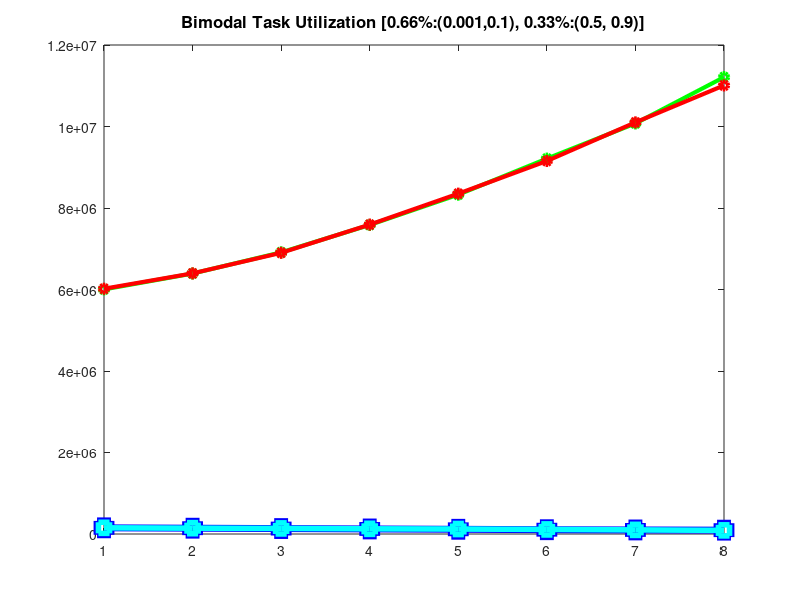

This figure's MATLAB source: (Note: this script raises an error after producing the figure.)
%% sch cnt
clear 
close all
xaxis=[1 2 3 4 5 6 7 8];
lw=[5,4,3,3];
ms=[10,8,6,6];
ls=cellstr(['-sb';'-sc';'-og';'-or';'-or';'-^c';'-oy';'-xb';'-^r']);



                   
sch_cnt = [...
   %credit
[151508, 142353, 133461, 123891, 115735, 105257, 99544, 94364];...
[151680, 143065, 136859, 127058, 121941, 112262, 101202, 89197];...
[151766, 142209, 133384, 124303, 114675, 105869, 99083, 86305];...
[151897, 142835, 133644, 126841, 116761, 106468, 99563, 90765];...
[151343, 142436, 133330, 123883, 119389, 108894, 104340, 96828];...
[151808, 147420, 134659, 130324, 125469, 111435, 99882, 94475];...
[160776, 152505, 134401, 126600, 120640, 113563, 107426, 104170];...
[167177, 159550, 143808, 133698, 128064, 116258, 108921, 103564];...


%rtds
[6002560, 6391661, 6911584, 7583995, 8327326, 9211595, 10074998, 11210519];...
[6018254, 6395775, 6900374, 7592440, 8351798, 9153929, 10101106, 11008285];...
[5989693, 6354827, 6732481, 7492287, 8313473, 9120103, 9974183, 11043504];...
[5981730, 6345268, 6737039, 7469143, 8292508, 9068389, 9922571, 10956101];...
[6006336, 6441675, 6964254, 7630209, 8442024, 9307189, 10268469, 11392482];...
[6002797, 6438100, 7009725, 7606909, 8491249, 9197217, 10249180, 11359918];...
[6037080, 6513049, 7079279, 7695924, 8256126, 8814283, 9457244, 10076104];...
[6042920, 6619181, 7221260, 7898455, 8448470, 9058254, 9646701, 10248966];...
];


dists_title = cellstr(['Bimodal Task Utilization [0.66%:(0.001,0.1), 0.33%:(0.5, 0.9)]';
                       'Heavy Task Utilization (0.5, 0.9)                             ';
                       'Medium Task Utilization (0.1, 0.4)                            ';
                       'Light Task Utilization (0.001, 0.1)                           ']);


file_title = cellstr([ 'bimo-sched-total-count  ';
                       'heavy-sched-total-count ';
                       'medium-sched-total-count';
                       'light-sched-total-count ']);
for i=1:length(dists_title)
	h=figure


	plot(xaxis,sch_cnt(2*i-1,:),ls{1},'LineWidth',lw(1),'MarkerSize',ms(1));
	hold on
    plot(xaxis,sch_cnt(2*i,:),ls{2},'LineWidth',lw(2),'MarkerSize',ms(2));
    hold on
    plot(xaxis,sch_cnt(2*i-1+8,:),ls{3},'LineWidth',lw(3),'MarkerSize',ms(3));
    hold on
    plot(xaxis,sch_cnt(2*i+8,:),ls{4},'LineWidth',lw(4),'MarkerSize',ms(4));

	h_title=title(strtrim(dists_title{i}),'Interpreter', 'none');
	set(h_title,'FontSize',12);

	h_legend=legend('long-period-credit','moderate-period-credit','long-period-rtds','moderate-period-rtds','Location',[0.7, 0.01, 0.1, 01]);

	set(h_legend,'FontSize',15);
	set(gca,'fontsize',15)
	xlabel('Task Set Utilization','FontSize',15)
	ylabel('Scheduling total count','FontSize',15)
	grid on

	%save to pdf
	set(h,'Units','Inches');
	pos = get(h,'Position');
	set(h,'PaperPositionMode','Auto','PaperUnits','Inches','PaperSize',[pos(3), pos(4)])
	print(h,strcat(strtrim(file_title{i}),'-credit-vc-rtds'),'-dpdf','-r0')
end


%% sch total time
clear 
close all
xaxis=[1 2 3 4 5 6 7 8];
lw=[5,4,3,3];
ms=[10,8,6,6];
ls=cellstr(['-sb';'-sc';'-og';'-or';'-or';'-^c';'-oy';'-xb';'-^r']);



                   
sch_time = [...
   %credit
[253054851, 199070888, 155505132, 131915327, 110014302, 81284484, 56524454, 80017399];...
[253353667, 194011249, 157964629, 131665144, 112181437, 94272457, 65721528, 55268928];...
[242318673, 192751751, 167378381, 138218491, 110565990, 90846342, 70106913, 90460811];...
[242545251, 192815880, 173098892, 136974096, 112773818, 88263956, 68854979, 82776778];...
[259936345, 202854992, 159226823, 130239444, 107718532, 80164716, 58049266, 68568087];...
[246939110, 199454339, 167585278, 134507019, 112487876, 87314218, 58256576, 46656290];...
[259451883, 193189931, 161183101, 135992989, 130009384, 116573197, 115348816, 138016132];...
[291061382, 219588606, 186758546, 157151214, 153159682, 125047007, 116257147, 133315439];...
%rtds
[4889152792, 4744667106, 4523828474, 4163634534, 3730370468, 3104892881, 2433122581, 1653466409];...
[4887980027, 4740188076, 4510715665, 4149269177, 3707939026, 3091686843, 2420817029, 1661229093];...
[4911823713, 4751191938, 4622522070, 4271878906, 3779980216, 3185786230, 2507761327, 1767844560];...
[4906243923, 4755877276, 4632697971, 4269305430, 3733750294, 3208256120, 2529314517, 1809198080];...
[4886074237, 4721198470, 4491580380, 4124560881, 3624058635, 3026611405, 2289035259, 1540087210];...
[4886126235, 4707553225, 4425965469, 4125894301, 3543315716, 3000118475, 2294825855, 1524132259];...
[4862448847, 4672758241, 4385711058, 4039048257, 3635422932, 3197737131, 2746414073, 2302061676];...
[4840803361, 4564144878, 4220086595, 3802019680, 3378159318, 2975221546, 2594924467, 2190916115]];


dists_title = cellstr(['Bimodal Task Utilization [0.66%:(0.001,0.1), 0.33%:(0.5, 0.9)]';
                       'Heavy Task Utilization (0.5, 0.9)                             ';
                       'Medium Task Utilization (0.1, 0.4)                            ';
                       'Light Task Utilization (0.001, 0.1)                           ']);


file_title = cellstr([ 'bimo-sched-total-time  ';
                       'heavy-sched-total-time ';
                       'medium-sched-total-time';
                       'light-sched-total-time ']);
for i=1:length(dists_title)
	h=figure


	plot(xaxis,sch_time(2*i-1,:),ls{1},'LineWidth',lw(1),'MarkerSize',ms(1));
	hold on
    plot(xaxis,sch_time(2*i,:),ls{2},'LineWidth',lw(2),'MarkerSize',ms(2));
    hold on
    plot(xaxis,sch_time(2*i-1+8,:),ls{3},'LineWidth',lw(3),'MarkerSize',ms(3));
    hold on
    plot(xaxis,sch_time(2*i+8,:),ls{4},'LineWidth',lw(4),'MarkerSize',ms(4));

	h_title=title(strtrim(dists_title{i}),'Interpreter', 'none');
	set(h_title,'FontSize',12);

	h_legend=legend('long-period-credit','moderate-period-credit','long-period-rtds','moderate-period-rtds','Location',[0.3, 0.01, 0.1, 01]);

	set(h_legend,'FontSize',15);
	set(gca,'fontsize',15)
	xlabel('Task Set Utilization','FontSize',15)
	ylabel('Scheduling total time','FontSize',15)
	grid on

	%save to pdf
	set(h,'Units','Inches');
	pos = get(h,'Position');
	set(h,'PaperPositionMode','Auto','PaperUnits','Inches','PaperSize',[pos(3), pos(4)])
	print(h,strcat(strtrim(file_title{i}),'-credit-vc-rtds'),'-dpdf','-r0')
end

%% sch events cnt
xaxis=[1 2 3 4 5 6 7 8];
lw=[4,5,4,3,3];
ms=[6,10,8,6,6];
ls=cellstr(['-s ';'-og';'-^m';'-sk';'-or';'-^c';'-oy';'-xb';'-^r']);



                   
sch_cnt = [[151508, 142353, 133461, 123891, 115735, 105257, 99544, 94364];...
[151680, 143065, 136859, 127058, 121941, 112262, 101202, 89197];...
[151766, 142209, 133384, 124303, 114675, 105869, 99083, 86305];...
[151897, 142835, 133644, 126841, 116761, 106468, 99563, 90765];...
[151343, 142436, 133330, 123883, 119389, 108894, 104340, 96828];...
[151808, 147420, 134659, 130324, 125469, 111435, 99882, 94475];...
[160776, 152505, 134401, 126600, 120640, 113563, 107426, 104170];...
[167177, 159550, 143808, 133698, 128064, 116258, 108921, 103564]]
dists_title = cellstr(['Bimodal Task Utilization [0.66%:(0.001,0.1), 0.33%:(0.5, 0.9)]';
                       'Heavy Task Utilization (0.5, 0.9)                             ';
                       'Medium Task Utilization (0.1, 0.4)                            ';
                       'Light Task Utilization (0.001, 0.1)                           ']);


file_title = cellstr([ 'bimo-sched-total-count  ';
                       'heavy-sched-total-count ';
                       'medium-sched-total-count';
                       'light-sched-total-count ']);

for i=1:length(dists_title)

	h=figure

	plot(xaxis,sch_cnt(2*i-1,:),ls{1},'LineWidth',lw(1),'MarkerSize',ms(1));
	hold on
    plot(xaxis,sch_cnt(2*i,:),ls{2},'LineWidth',lw(2),'MarkerSize',ms(2));
	h_title=title(strtrim(dists_title{i}),'Interpreter', 'none');
	set(h_title,'FontSize',12);

	h_legend=legend('long-period','moderate-period','Location','sw');%[0.8, 0.3, 0.1, 01]);

	set(h_legend,'FontSize',15);
	set(gca,'fontsize',15)
	xlabel('Task Set Utilization','FontSize',15)
	ylabel('Scheduling total count','FontSize',15)
	grid on

	%save to pdf
	set(h,'Units','Inches');
	pos = get(h,'Position');
	set(h,'PaperPositionMode','Auto','PaperUnits','Inches','PaperSize',[pos(3), pos(4)])
	print(h,strcat(strtrim(file_title{i}),'-new-credit'),'-dpdf','-r0')

end